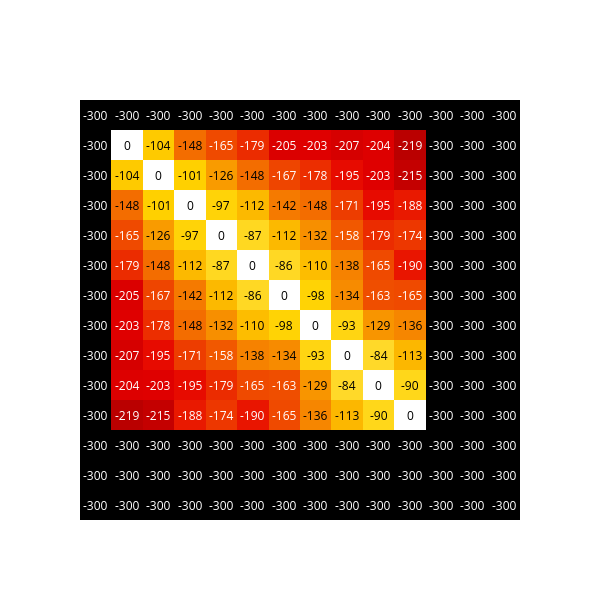

Here is the notebook cell this chart was saved with:
### Code cell
print('Number of traces in analysis: ', pwds_long.shape[0])
pwds_mean=np.clip(np.round(-np.nanmedian(pwds_long, axis=0),0).astype(int),-300,0)

import plotly.figure_factory as ff
fig = ff.create_annotated_heatmap(pwds_mean,colorscale='hot')
fig.update_layout(
    width = 600,
    height = 600,
    yaxis_autorange="reversed"
)
fig.show()

### Figure 1 — Plotly figure (JSON) as saved in the notebook; plotly's stock layout.template omitted (floating-point values rounded to 4 significant figures; data arrays with more than 128 entries replaced by an {"elided": "..."} marker saying what was removed)
{"data": [{"colorscale": [[0, "rgb(0,0,0)"], [0.3333, "rgb(230,0,0)"], [0.6667, "rgb(255,210,0)"], [1, "rgb(255,255,255)"]], "reversescale": false, "showscale": false, "type": "heatmap", "z": {"elided": "14x14 int values"}}], "layout": {"annotations": [{"font": {"color": "#FFFFFF"}, "showarrow": false, "text": "-300", "x": 0, "xref": "x", "y": 0, "yref": "y"}, {"font": {"color": "#FFFFFF"}, "showarrow": false, "text": "-300", "x": 1, "xref": "x", "y": 0, "yref": "y"}, {"font": {"color": "#FFFFFF"}, "showarrow": false, "text": "-300", "x": 2, "xref": "x", "y": 0, "yref": "y"}, {"font": {"color": "#FFFFFF"}, "showarrow": false, "text": "-300", "x": 3, "xref": "x", "y": 0, "yref": "y"}, {"font": {"color": "#FFFFFF"}, "showarrow": false, "text": "-300", "x": 4, "xref": "x", "y": 0, "yref": "y"}, {"font": {"color": "#FFFFFF"}, "showarrow": false, "text": "-300", "x": 5, "xref": "x", "y": 0, "yref": "y"}, {"font": {"color": "#FFFFFF"}, "showarrow": false, "text": "-300", "x": 6, "xref": "x", "y": 0, "yref": "y"}, {"font": {"color": "#FFFFFF"}, "showarrow": false, "text": "-300", "x": 7, "xref": "x", "y": 0, "yref": "y"}, {"font": {"color": "#FFFFFF"}, "showarrow": false, "text": "-300", "x": 8, "xref": "x", "y": 0, "yref": "y"}, {"font": {"color": "#FFFFFF"}, "showarrow": false, "text": "-300", "x": 9, "xref": "x", "y": 0, "yref": "y"}, {"font": {"color": "#FFFFFF"}, "showarrow": false, "text": "-300", "x": 10, "xref": "x", "y": 0, "yref": "y"}, {"font": {"color": "#FFFFFF"}, "showarrow": false, "text": "-300", "x": 11, "xref": "x", "y": 0, "yref": "y"}, {"font": {"color": "#FFFFFF"}, "showarrow": false, "text": "-300", "x": 12, "xref": "x", "y": 0, "yref": "y"}, {"font": {"color": "#FFFFFF"}, "showarrow": false, "text": "-300", "x": 13, "xref": "x", "y": 0, "yref": "y"}, {"font": {"color": "#FFFFFF"}, "showarrow": false, "text": "-300", "x": 0, "xref": "x", "y": 1, "yref": "y"}, {"font": {"color": "#000000"}, "showarrow": false, "text": "0", "x": 1, "xref": "x", "y": 1, "yref": "y"}, {"font": {"color": "#000000"}, "showarrow": false, "text": "-104", "x": 2, "xref": "x", "y": 1, "yref": "y"}, {"font": {"color": "#000000"}, "showarrow": false, "text": "-148", "x": 3, "xref": "x", "y": 1, "yref": "y"}, {"font": {"color": "#FFFFFF"}, "showarrow": false, "text": "-165", "x": 4, "xref": "x", "y": 1, "yref": "y"}, {"font": {"color": "#FFFFFF"}, "showarrow": false, "text": "-179", "x": 5, "xref": "x", "y": 1, "yref": "y"}, {"font": {"color": "#FFFFFF"}, "showarrow": false, "text": "-205", "x": 6, "xref": "x", "y": 1, "yref": "y"}, {"font": {"color": "#FFFFFF"}, "showarrow": false, "text": "-203", "x": 7, "xref": "x", "y": 1, "yref": "y"}, {"font": {"color": "#FFFFFF"}, "showarrow": false, "text": "-207", "x": 8, "xref": "x", "y": 1, "yref": "y"}, {"font": {"color": "#FFFFFF"}, "showarrow": false, "text": "-204", "x": 9, "xref": "x", "y": 1, "yref": "y"}, {"font": {"color": "#FFFFFF"}, "showarrow": false, "text": "-219", "x": 10, "xref": "x", "y": 1, "yref": "y"}, {"font": {"color": "#FFFFFF"}, "showarrow": false, "text": "-300", "x": 11, "xref": "x", "y": 1, "yref": "y"}, {"font": {"color": "#FFFFFF"}, "showarrow": false, "text": "-300", "x": 12, "xref": "x", "y": 1, "yref": "y"}, {"font": {"color": "#FFFFFF"}, "showarrow": false, "text": "-300", "x": 13, "xref": "x", "y": 1, "yref": "y"}, {"font": {"color": "#FFFFFF"}, "showarrow": false, "text": "-300", "x": 0, "xref": "x", "y": 2, "yref": "y"}, {"font": {"color": "#000000"}, "showarrow": false, "text": "-104", "x": 1, "xref": "x", "y": 2, "yref": "y"}, {"font": {"color": "#000000"}, "showarrow": false, "text": "0", "x": 2, "xref": "x", "y": 2, "yref": "y"}, {"font": {"color": "#000000"}, "showarrow": false, "text": "-101", "x": 3, "xref": "x", "y": 2, "yref": "y"}, {"font": {"color": "#000000"}, "showarrow": false, "text": "-126", "x": 4, "xref": "x", "y": 2, "yref": "y"}, {"font": {"color": "#000000"}, "showarrow": false, "text": "-148", "x": 5, "xref": "x", "y": 2, "yref": "y"}, {"font": {"color": "#FFFFFF"}, "showarrow": false, "text": "-167", "x": 6, "xref": "x", "y": 2, "yref": "y"}, {"font": {"color": "#FFFFFF"}, "showarrow": false, "text": "-178", "x": 7, "xref": "x", "y": 2, "yref": "y"}, {"font": {"color": "#FFFFFF"}, "showarrow": false, "text": "-195", "x": 8, "xref": "x", "y": 2, "yref": "y"}, {"font": {"color": "#FFFFFF"}, "showarrow": false, "text": "-203", "x": 9, "xref": "x", "y": 2, "yref": "y"}, {"font": {"color": "#FFFFFF"}, "showarrow": false, "text": "-215", "x": 10, "xref": "x", "y": 2, "yref": "y"}, {"font": {"color": "#FFFFFF"}, "showarrow": false, "text": "-300", "x": 11, "xref": "x", "y": 2, "yref": "y"}, {"font": {"color": "#FFFFFF"}, "showarrow": false, "text": "-300", "x": 12, "xref": "x", "y": 2, "yref": "y"}, {"font": {"color": "#FFFFFF"}, "showarrow": false, "text": "-300", "x": 13, "xref": "x", "y": 2, "yref": "y"}, {"font": {"color": "#FFFFFF"}, "showarrow": false, "text": "-300", "x": 0, "xref": "x", "y": 3, "yref": "y"}, {"font": {"color": "#000000"}, "showarrow": false, "text": "-148", "x": 1, "xref": "x", "y": 3, "yref": "y"}, {"font": {"color": "#000000"}, "showarrow": false, "text": "-101", "x": 2, "xref": "x", "y": 3, "yref": "y"}, {"font": {"color": "#000000"}, "showarrow": false, "text": "0", "x": 3, "xref": "x", "y": 3, "yref": "y"}, {"font": {"color": "#000000"}, "showarrow": false, "text": "-97", "x": 4, "xref": "x", "y": 3, "yref": "y"}, {"font": {"color": "#000000"}, "showarrow": false, "text": "-112", "x": 5, "xref": "x", "y": 3, "yref": "y"}, {"font": {"color": "#000000"}, "showarrow": false, "text": "-142", "x": 6, "xref": "x", "y": 3, "yref": "y"}, {"font": {"color": "#000000"}, "showarrow": false, "text": "-148", "x": 7, "xref": "x", "y": 3, "yref": "y"}, {"font": {"color": "#FFFFFF"}, "showarrow": false, "text": "-171", "x": 8, "xref": "x", "y": 3, "yref": "y"}, {"font": {"color": "#FFFFFF"}, "showarrow": false, "text": "-195", "x": 9, "xref": "x", "y": 3, "yref": "y"}, {"font": {"color": "#FFFFFF"}, "showarrow": false, "text": "-188", "x": 10, "xref": "x", "y": 3, "yref": "y"}, {"font": {"color": "#FFFFFF"}, "showarrow": false, "text": "-300", "x": 11, "xref": "x", "y": 3, "yref": "y"}, {"font": {"color": "#FFFFFF"}, "showarrow": false, "text": "-300", "x": 12, "xref": "x", "y": 3, "yref": "y"}, {"font": {"color": "#FFFFFF"}, "showarrow": false, "text": "-300", "x": 13, "xref": "x", "y": 3, "yref": "y"}, {"font": {"color": "#FFFFFF"}, "showarrow": false, "text": "-300", "x": 0, "xref": "x", "y": 4, "yref": "y"}, {"font": {"color": "#FFFFFF"}, "showarrow": false, "text": "-165", "x": 1, "xref": "x", "y": 4, "yref": "y"}, {"font": {"color": "#000000"}, "showarrow": false, "text": "-126", "x": 2, "xref": "x", "y": 4, "yref": "y"}, {"font": {"color": "#000000"}, "showarrow": false, "text": "-97", "x": 3, "xref": "x", "y": 4, "yref": "y"}, {"font": {"color": "#000000"}, "showarrow": false, "text": "0", "x": 4, "xref": "x", "y": 4, "yref": "y"}, {"font": {"color": "#000000"}, "showarrow": false, "text": "-87", "x": 5, "xref": "x", "y": 4, "yref": "y"}, {"font": {"color": "#000000"}, "showarrow": false, "text": "-112", "x": 6, "xref": "x", "y": 4, "yref": "y"}, {"font": {"color": "#000000"}, "showarrow": false, "text": "-132", "x": 7, "xref": "x", "y": 4, "yref": "y"}, {"font": {"color": "#FFFFFF"}, "showarrow": false, "text": "-158", "x": 8, "xref": "x", "y": 4, "yref": "y"}, {"font": {"color": "#FFFFFF"}, "showarrow": false, "text": "-179", "x": 9, "xref": "x", "y": 4, "yref": "y"}, {"font": {"color": "#FFFFFF"}, "showarrow": false, "text": "-174", "x": 10, "xref": "x", "y": 4, "yref": "y"}, {"font": {"color": "#FFFFFF"}, "showarrow": false, "text": "-300", "x": 11, "xref": "x", "y": 4, "yref": "y"}, {"font": {"color": "#FFFFFF"}, "showarrow": false, "text": "-300", "x": 12, "xref": "x", "y": 4, "yref": "y"}, {"font": {"color": "#FFFFFF"}, "showarrow": false, "text": "-300", "x": 13, "xref": "x", "y": 4, "yref": "y"}, {"font": {"color": "#FFFFFF"}, "showarrow": false, "text": "-300", "x": 0, "xref": "x", "y": 5, "yref": "y"}, {"font": {"color": "#FFFFFF"}, "showarrow": false, "text": "-179", "x": 1, "xref": "x", "y": 5, "yref": "y"}, {"font": {"color": "#000000"}, "showarrow": false, "text": "-148", "x": 2, "xref": "x", "y": 5, "yref": "y"}, {"font": {"color": "#000000"}, "showarrow": false, "text": "-112", "x": 3, "xref": "x", "y": 5, "yref": "y"}, {"font": {"color": "#000000"}, "showarrow": false, "text": "-87", "x": 4, "xref": "x", "y": 5, "yref": "y"}, {"font": {"color": "#000000"}, "showarrow": false, "text": "0", "x": 5, "xref": "x", "y": 5, "yref": "y"}, {"font": {"color": "#000000"}, "showarrow": false, "text": "-86", "x": 6, "xref": "x", "y": 5, "yref": "y"}, {"font": {"color": "#000000"}, "showarrow": false, "text": "-110", "x": 7, "xref": "x", "y": 5, "yref": "y"}, {"font": {"color": "#000000"}, "showarrow": false, "text": "-138", "x": 8, "xref": "x", "y": 5, "yref": "y"}, {"font": {"color": "#FFFFFF"}, "showarrow": false, "text": "-165", "x": 9, "xref": "x", "y": 5, "yref": "y"}, {"font": {"color": "#FFFFFF"}, "showarrow": false, "text": "-190", "x": 10, "xref": "x", "y": 5, "yref": "y"}, {"font": {"color": "#FFFFFF"}, "showarrow": false, "text": "-300", "x": 11, "xref": "x", "y": 5, "yref": "y"}, {"font": {"color": "#FFFFFF"}, "showarrow": false, "text": "-300", "x": 12, "xref": "x", "y": 5, "yref": "y"}, {"font": {"color": "#FFFFFF"}, "showarrow": false, "text": "-300", "x": 13, "xref": "x", "y": 5, "yref": "y"}, {"font": {"color": "#FFFFFF"}, "showarrow": false, "text": "-300", "x": 0, "xref": "x", "y": 6, "yref": "y"}, {"font": {"color": "#FFFFFF"}, "showarrow": false, "text": "-205", "x": 1, "xref": "x", "y": 6, "yref": "y"}, {"font": {"color": "#FFFFFF"}, "showarrow": false, "text": "-167", "x": 2, "xref": "x", "y": 6, "yref": "y"}, {"font": {"color": "#000000"}, "showarrow": false, "text": "-142", "x": 3, "xref": "x", "y": 6, "yref": "y"}, {"font": {"color": "#000000"}, "showarrow": false, "text": "-112", "x": 4, "xref": "x", "y": 6, "yref": "y"}, {"font": {"color": "#000000"}, "showarrow": false, "text": "-86", "x": 5, "xref": "x", "y": 6, "yref": "y"}, {"font": {"color": "#000000"}, "showarrow": false, "text": "0", "x": 6, "xref": "x", "y": 6, "yref": "y"}, {"font": {"color": "#000000"}, "showarrow": false, "text": "-98", "x": 7, "xref": "x", "y": 6, "yref": "y"}, {"font": {"color": "#000000"}, "showarrow": false, "text": "-134", "x": 8, "xref": "x", "y": 6, "yref": "y"}, {"font": {"color": "#FFFFFF"}, "showarrow": false, "text": "-163", "x": 9, "xref": "x", "y": 6, "yref": "y"}, {"font": {"color": "#FFFFFF"}, "showarrow": false, "text": "-165", "x": 10, "xref": "x", "y": 6, "yref": "y"}, {"font": {"color": "#FFFFFF"}, "showarrow": false, "text": "-300", "x": 11, "xref": "x", "y": 6, "yref": "y"}, {"font": {"color": "#FFFFFF"}, "showarrow": false, "text": "-300", "x": 12, "xref": "x", "y": 6, "yref": "y"}, {"font": {"color": "#FFFFFF"}, "showarrow": false, "text": "-300", "x": 13, "xref": "x", "y": 6, "yref": "y"}, {"font": {"color": "#FFFFFF"}, "showarrow": false, "text": "-300", "x": 0, "xref": "x", "y": 7, "yref": "y"}, {"font": {"color": "#FFFFFF"}, "showarrow": false, "text": "-203", "x": 1, "xref": "x", "y": 7, "yref": "y"}, {"font": {"color": "#FFFFFF"}, "showarrow": false, "text": "-178", "x": 2, "xref": "x", "y": 7, "yref": "y"}, {"font": {"color": "#000000"}, "showarrow": false, "text": "-148", "x": 3, "xref": "x", "y": 7, "yref": "y"}, {"font": {"color": "#000000"}, "showarrow": false, "text": "-132", "x": 4, "xref": "x", "y": 7, "yref": "y"}, {"font": {"color": "#000000"}, "showarrow": false, "text": "-110", "x": 5, "xref": "x", "y": 7, "yref": "y"}, {"font": {"color": "#000000"}, "showarrow": false, "text": "-98", "x": 6, "xref": "x", "y": 7, "yref": "y"}, {"font": {"color": "#000000"}, "showarrow": false, "text": "0", "x": 7, "xref": "x", "y": 7, "yref": "y"}, {"font": {"color": "#000000"}, "showarrow": false, "text": "-93", "x": 8, "xref": "x", "y": 7, "yref": "y"}, {"font": {"color": "#000000"}, "showarrow": false, "text": "-129", "x": 9, "xref": "x", "y": 7, "yref": "y"}, {"font": {"color": "#000000"}, "showarrow": false, "text": "-136", "x": 10, "xref": "x", "y": 7, "yref": "y"}, {"font": {"color": "#FFFFFF"}, "showarrow": false, "text": "-300", "x": 11, "xref": "x", "y": 7, "yref": "y"}, {"font": {"color": "#FFFFFF"}, "showarrow": false, "text": "-300", "x": 12, "xref": "x", "y": 7, "yref": "y"}, {"font": {"color": "#FFFFFF"}, "showarrow": false, "text": "-300", "x": 13, "xref": "x", "y": 7, "yref": "y"}, {"font": {"color": "#FFFFFF"}, "showarrow": false, "text": "-300", "x": 0, "xref": "x", "y": 8, "yref": "y"}, {"font": {"color": "#FFFFFF"}, "showarrow": false, "text": "-207", "x": 1, "xref": "x", "y": 8, "yref": "y"}, {"font": {"color": "#FFFFFF"}, "showarrow": false, "text": "-195", "x": 2, "xref": "x", "y": 8, "yref": "y"}, {"font": {"color": "#FFFFFF"}, "showarrow": false, "text": "-171", "x": 3, "xref": "x", "y": 8, "yref": "y"}, {"font": {"color": "#FFFFFF"}, "showarrow": false, "text": "-158", "x": 4, "xref": "x", "y": 8, "yref": "y"}, {"font": {"color": "#000000"}, "showarrow": false, "text": "-138", "x": 5, "xref": "x", "y": 8, "yref": "y"}, {"font": {"color": "#000000"}, "showarrow": false, "text": "-134", "x": 6, "xref": "x", "y": 8, "yref": "y"}, {"font": {"color": "#000000"}, "showarrow": false, "text": "-93", "x": 7, "xref": "x", "y": 8, "yref": "y"}, {"font": {"color": "#000000"}, "showarrow": false, "text": "0", "x": 8, "xref": "x", "y": 8, "yref": "y"}, {"font": {"color": "#000000"}, "showarrow": false, "text": "-84", "x": 9, "xref": "x", "y": 8, "yref": "y"}, {"font": {"color": "#000000"}, "showarrow": false, "text": "-113", "x": 10, "xref": "x", "y": 8, "yref": "y"}, {"font": {"color": "#FFFFFF"}, "showarrow": false, "text": "-300", "x": 11, "xref": "x", "y": 8, "yref": "y"}, {"font": {"color": "#FFFFFF"}, "showarrow": false, "text": "-300", "x": 12, "xref": "x", "y": 8, "yref": "y"}, {"font": {"color": "#FFFFFF"}, "showarrow": false, "text": "-300", "x": 13, "xref": "x", "y": 8, "yref": "y"}, {"font": {"color": "#FFFFFF"}, "showarrow": false, "text": "-300", "x": 0, "xref": "x", "y": 9, "yref": "y"}, {"font": {"color": "#FFFFFF"}, "showarrow": false, "text": "-204", "x": 1, "xref": "x", "y": 9, "yref": "y"}, {"font": {"color": "#FFFFFF"}, "showarrow": false, "text": "-203", "x": 2, "xref": "x", "y": 9, "yref": "y"}, {"font": {"color": "#FFFFFF"}, "showarrow": false, "text": "-195", "x": 3, "xref": "x", "y": 9, "yref": "y"}, {"font": {"color": "#FFFFFF"}, "showarrow": false, "text": "-179", "x": 4, "xref": "x", "y": 9, "yref": "y"}, {"font": {"color": "#FFFFFF"}, "showarrow": false, "text": "-165", "x": 5, "xref": "x", "y": 9, "yref": "y"}, {"font": {"color": "#FFFFFF"}, "showarrow": false, "text": "-163", "x": 6, "xref": "x", "y": 9, "yref": "y"}, {"font": {"color": "#000000"}, "showarrow": false, "text": "-129", "x": 7, "xref": "x", "y": 9, "yref": "y"}, {"font": {"color": "#000000"}, "showarrow": false, "text": "-84", "x": 8, "xref": "x", "y": 9, "yref": "y"}, {"font": {"color": "#000000"}, "showarrow": false, "text": "0", "x": 9, "xref": "x", "y": 9, "yref": "y"}, {"font": {"color": "#000000"}, "showarrow": false, "text": "-90", "x": 10, "xref": "x", "y": 9, "yref": "y"}, {"font": {"color": "#FFFFFF"}, "showarrow": false, "text": "-300", "x": 11, "xref": "x", "y": 9, "yref": "y"}, {"font": {"color": "#FFFFFF"}, "showarrow": false, "text": "-300", "x": 12, "xref": "x", "y": 9, "yref": "y"}, {"font": {"color": "#FFFFFF"}, "showarrow": false, "text": "-300", "x": 13, "xref": "x", "y": 9, "yref": "y"}, {"font": {"color": "#FFFFFF"}, "showarrow": false, "text": "-300", "x": 0, "xref": "x", "y": 10, "yref": "y"}, {"font": {"color": "#FFFFFF"}, "showarrow": false, "text": "-219", "x": 1, "xref": "x", "y": 10, "yref": "y"}, {"font": {"color": "#FFFFFF"}, "showarrow": false, "text": "-215", "x": 2, "xref": "x", "y": 10, "yref": "y"}, {"font": {"color": "#FFFFFF"}, "showarrow": false, "text": "-188", "x": 3, "xref": "x", "y": 10, "yref": "y"}, {"font": {"color": "#FFFFFF"}, "showarrow": false, "text": "-174", "x": 4, "xref": "x", "y": 10, "yref": "y"}, {"font": {"color": "#FFFFFF"}, "showarrow": false, "text": "-190", "x": 5, "xref": "x", "y": 10, "yref": "y"}, {"font": {"color": "#FFFFFF"}, "showarrow": false, "text": "-165", "x": 6, "xref": "x", "y": 10, "yref": "y"}, {"font": {"color": "#000000"}, "showarrow": false, "text": "-136", "x": 7, "xref": "x", "y": 10, "yref": "y"}, {"font": {"color": "#000000"}, "showarrow": false, "text": "-113", "x": 8, "xref": "x", "y": 10, "yref": "y"}, {"font": {"color": "#000000"}, "showarrow": false, "text": "-90", "x": 9, "xref": "x", "y": 10, "yref": "y"}, {"font": {"color": "#000000"}, "showarrow": false, "text": "0", "x": 10, "xref": "x", "y": 10, "yref": "y"}, {"font": {"color": "#FFFFFF"}, "showarrow": false, "text": "-300", "x": 11, "xref": "x", "y": 10, "yref": "y"}, {"font": {"color": "#FFFFFF"}, "showarrow": false, "text": "-300", "x": 12, "xref": "x", "y": 10, "yref": "y"}, {"font": {"color": "#FFFFFF"}, "showarrow": false, "text": "-300", "x": 13, "xref": "x", "y": 10, "yref": "y"}, {"font": {"color": "#FFFFFF"}, "showarrow": false, "text": "-300", "x": 0, "xref": "x", "y": 11, "yref": "y"}, {"font": {"color": "#FFFFFF"}, "showarrow": false, "text": "-300", "x": 1, "xref": "x", "y": 11, "yref": "y"}, {"font": {"color": "#FFFFFF"}, "showarrow": false, "text": "-300", "x": 2, "xref": "x", "y": 11, "yref": "y"}, {"font": {"color": "#FFFFFF"}, "showarrow": false, "text": "-300", "x": 3, "xref": "x", "y": 11, "yref": "y"}, {"font": {"color": "#FFFFFF"}, "showarrow": false, "text": "-300", "x": 4, "xref": "x", "y": 11, "yref": "y"}, {"font": {"color": "#FFFFFF"}, "showarrow": false, "text": "-300", "x": 5, "xref": "x", "y": 11, "yref": "y"}, {"font": {"color": "#FFFFFF"}, "showarrow": false, "text": "-300", "x": 6, "xref": "x", "y": 11, "yref": "y"}, {"font": {"color": "#FFFFFF"}, "showarrow": false, "text": "-300", "x": 7, "xref": "x", "y": 11, "yref": "y"}, {"font": {"color": "#FFFFFF"}, "showarrow": false, "text": "-300", "x": 8, "xref": "x", "y": 11, "yref": "y"}, {"font": {"color": "#FFFFFF"}, "showarrow": false, "text": "-300", "x": 9, "xref": "x", "y": 11, "yref": "y"}, {"font": {"color": "#FFFFFF"}, "showarrow": false, "text": "-300", "x": 10, "xref": "x", "y": 11, "yref": "y"}, {"font": {"color": "#FFFFFF"}, "showarrow": false, "text": "-300", "x": 11, "xref": "x", "y": 11, "yref": "y"}, {"font": {"color": "#FFFFFF"}, "showarrow": false, "text": "-300", "x": 12, "xref": "x", "y": 11, "yref": "y"}, {"font": {"color": "#FFFFFF"}, "showarrow": false, "text": "-300", "x": 13, "xref": "x", "y": 11, "yref": "y"}, {"font": {"color": "#FFFFFF"}, "showarrow": false, "text": "-300", "x": 0, "xref": "x", "y": 12, "yref": "y"}, {"font": {"color": "#FFFFFF"}, "showarrow": false, "text": "-300", "x": 1, "xref": "x", "y": 12, "yref": "y"}, {"font": {"color": "#FFFFFF"}, "showarrow": false, "text": "-300", "x": 2, "xref": "x", "y": 12, "yref": "y"}, {"font": {"color": "#FFFFFF"}, "showarrow": false, "text": "-300", "x": 3, "xref": "x", "y": 12, "yref": "y"}, {"font": {"color": "#FFFFFF"}, "showarrow": false, "text": "-300", "x": 4, "xref": "x", "y": 12, "yref": "y"}, {"font": {"color": "#FFFFFF"}, "showarrow": false, "text": "-300", "x": 5, "xref": "x", "y": 12, "yref": "y"}, {"font": {"color": "#FFFFFF"}, "showarrow": false, "text": "-300", "x": 6, "xref": "x", "y": 12, "yref": "y"}, {"font": {"color": "#FFFFFF"}, "showarrow": false, "text": "-300", "x": 7, "xref": "x", "y": 12, "yref": "y"}, {"font": {"color": "#FFFFFF"}, "showarrow": false, "text": "-300", "x": 8, "xref": "x", "y": 12, "yref": "y"}, {"font": {"color": "#FFFFFF"}, "showarrow": false, "text": "-300", "x": 9, "xref": "x", "y": 12, "yref": "y"}, {"font": {"color": "#FFFFFF"}, "showarrow": false, "text": "-300", "x": 10, "xref": "x", "y": 12, "yref": "y"}, {"font": {"color": "#FFFFFF"}, "showarrow": false, "text": "-300", "x": 11, "xref": "x", "y": 12, "yref": "y"}, {"font": {"color": "#FFFFFF"}, "showarrow": false, "text": "-300", "x": 12, "xref": "x", "y": 12, "yref": "y"}, {"font": {"color": "#FFFFFF"}, "showarrow": false, "text": "-300", "x": 13, "xref": "x", "y": 12, "yref": "y"}, {"font": {"color": "#FFFFFF"}, "showarrow": false, "text": "-300", "x": 0, "xref": "x", "y": 13, "yref": "y"}, {"font": {"color": "#FFFFFF"}, "showarrow": false, "text": "-300", "x": 1, "xref": "x", "y": 13, "yref": "y"}, {"font": {"color": "#FFFFFF"}, "showarrow": false, "text": "-300", "x": 2, "xref": "x", "y": 13, "yref": "y"}, {"font": {"color": "#FFFFFF"}, "showarrow": false, "text": "-300", "x": 3, "xref": "x", "y": 13, "yref": "y"}, {"font": {"color": "#FFFFFF"}, "showarrow": false, "text": "-300", "x": 4, "xref": "x", "y": 13, "yref": "y"}, {"font": {"color": "#FFFFFF"}, "showarrow": false, "text": "-300", "x": 5, "xref": "x", "y": 13, "yref": "y"}, {"font": {"color": "#FFFFFF"}, "showarrow": false, "text": "-300", "x": 6, "xref": "x", "y": 13, "yref": "y"}, {"font": {"color": "#FFFFFF"}, "showarrow": false, "text": "-300", "x": 7, "xref": "x", "y": 13, "yref": "y"}, {"font": {"color": "#FFFFFF"}, "showarrow": false, "text": "-300", "x": 8, "xref": "x", "y": 13, "yref": "y"}, {"font": {"color": "#FFFFFF"}, "showarrow": false, "text": "-300", "x": 9, "xref": "x", "y": 13, "yref": "y"}, {"font": {"color": "#FFFFFF"}, "showarrow": false, "text": "-300", "x": 10, "xref": "x", "y": 13, "yref": "y"}, {"font": {"color": "#FFFFFF"}, "showarrow": false, "text": "-300", "x": 11, "xref": "x", "y": 13, "yref": "y"}, {"font": {"color": "#FFFFFF"}, "showarrow": false, "text": "-300", "x": 12, "xref": "x", "y": 13, "yref": "y"}, {"font": {"color": "#FFFFFF"}, "showarrow": false, "text": "-300", "x": 13, "xref": "x", "y": 13, "yref": "y"}], "height": 600, "width": 600, "xaxis": {"gridcolor": "rgb(0, 0, 0)", "showticklabels": false, "side": "top", "ticks": ""}, "yaxis": {"autorange": "reversed", "showticklabels": false, "ticks": "", "ticksuffix": "  "}}}
